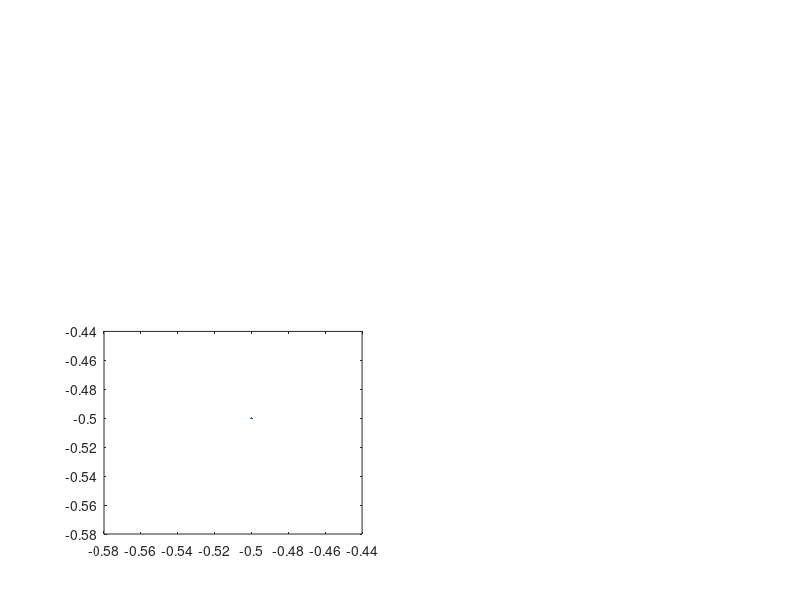

Here is the MATLAB script that generated this plot: (Note: this script raises an error after producing the figure.)
%
%print eigenvalues 
%
figure(2)
subplot(223)
plot(-0.5,-0.5)    %commando to make sure the hold command works
axis([0 1 0 N])
set(gca,'box','off')
set(gca,'ycolor',[1 1 1])
set(gca,'xcolor',[1 1 1])
set(gca,'ytick',[])
set(gca,'xtick',[])
hold on
set(0,'DefaultTextFontSize',10)
text(0.1,N-0.5,'eigenvalues Jacobi matrix')
ewJacsort=sort(ewJac);
for i=1:N-1
% the eigenvalue 0
if   (abs(real(ewJacsort(i)))<10^(-10)) ...
   & (abs(imag(ewJacsort(i)))<10^(-10))
text(0.3,N-(i+1/2),['  ',num2str(0)])
% the pure imaginary eigenvalues
elseif (abs(real(ewJacsort(i)))<10^(-10)) ...
   & (imag(ewJacsort(i)) > 0)
text(0.3,N-(i+1/2),['  ',num2str(imag(ewJacsort(i))),'i'])
elseif (abs(real(ewJacsort(i)))<10^(-10)) ...
   & (imag(ewJacsort(i)) < 0)
text(0.3,N-(i+1/2),[num2str(imag(ewJacsort(i))),'i'])
% the real eigenvalues
elseif (abs(imag(ewJacsort(i)))<10^(-10)) ...
   & (real(ewJacsort(i)) > 0)
text(0.3,N-(i+1/2),['  ',num2str(real(ewJacsort(i)))])
elseif (abs(imag(ewJacsort(i)))<10^(-10)) ...
   & (real(ewJacsort(i)) < 0)
text(0.3,N-(i+1/2),num2str(real(ewJacsort(i))))
%
end
end
hold off
%